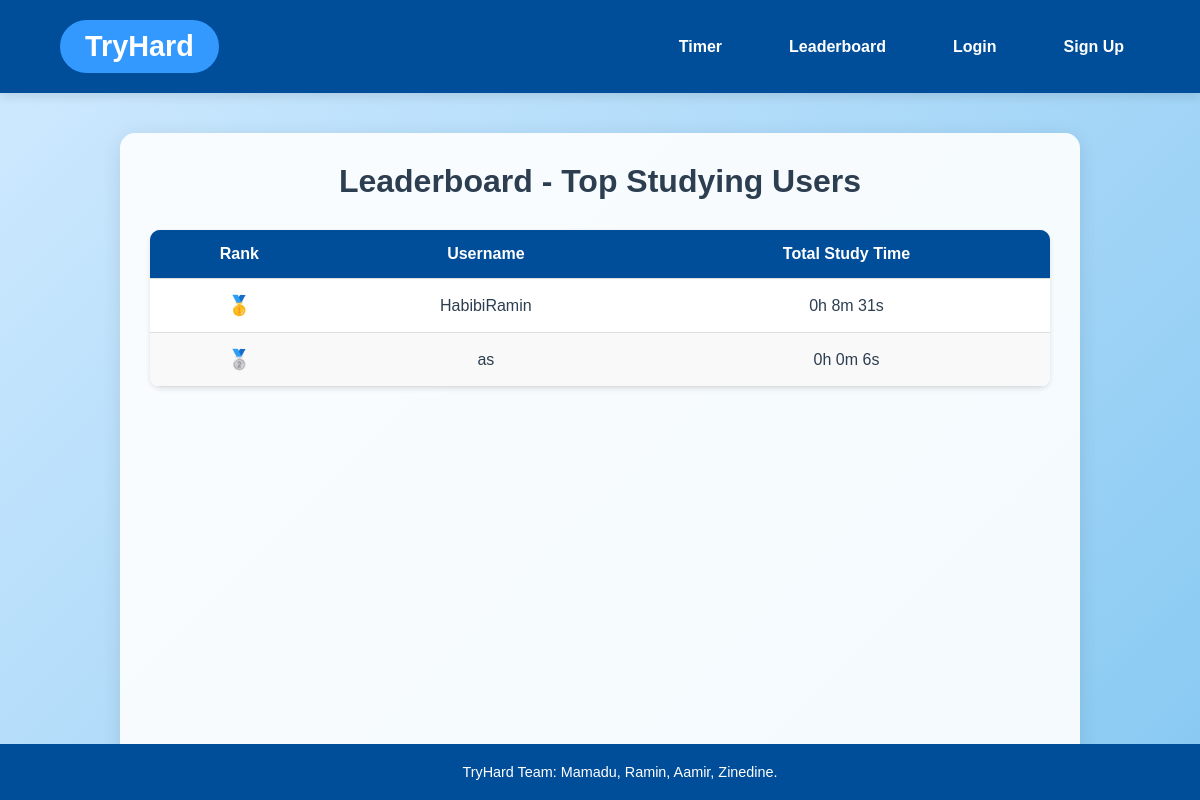
/lb/, run on an earlier commit of the app's database.
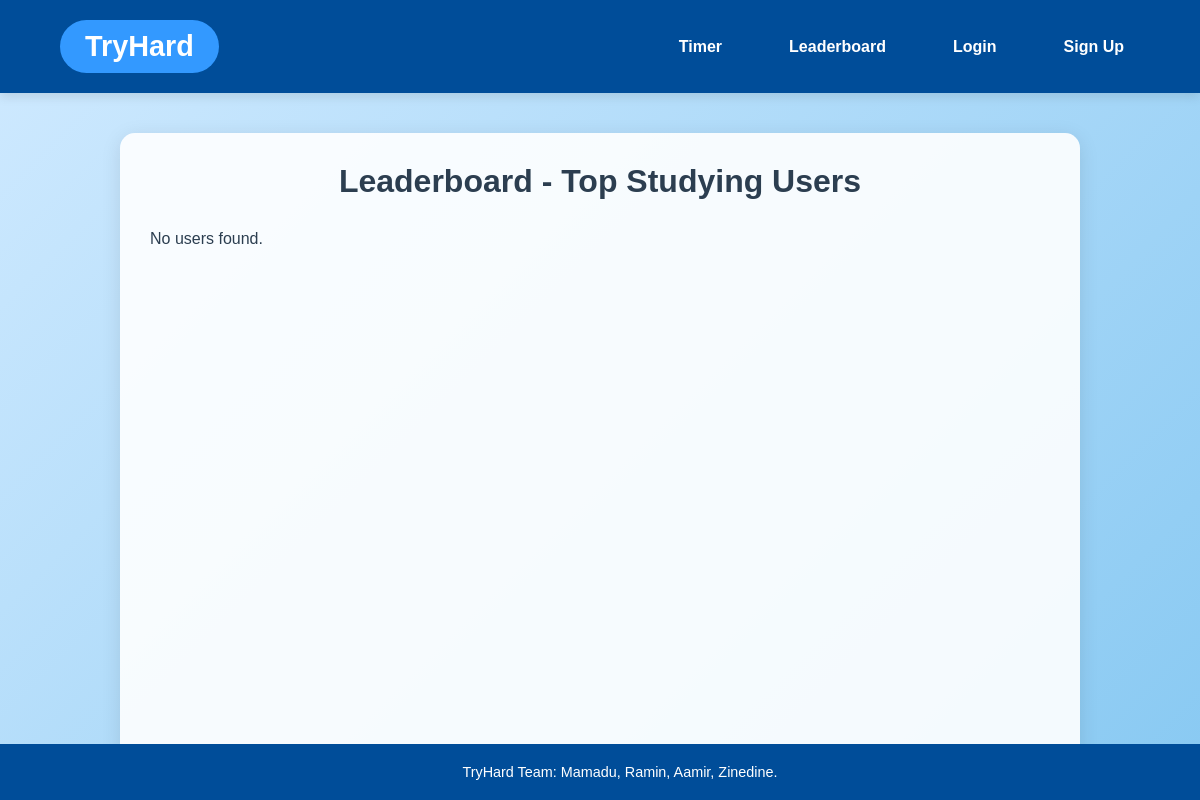
And on a later commit of the database.
### tryhard_app/models.py (models this page shows, shortened)
class CustomUser(models.Model):
    name = models.CharField(max_length=100)
    username = models.CharField(max_length=100, unique=True)
    password = models.CharField(max_length=100)  # Store hashed passwords later
    total_time = models.IntegerField(default=0)

### tryhard_app/views.py (the view)
# urls.py: path('lb/',views.lb),
def lb(request):
    users = CustomUser.objects.order_by('-total_time')
    return render(request, 'lb.html', {'users': users})

### tryhard_app/templatetags/custom_filters.py (called while the page is built)
@register.filter
def time_format(value):
    total_seconds = int(value)
    hours = total_seconds // 3600
    minutes = (total_seconds % 3600) // 60
    seconds = total_seconds % 60
    return f"{hours}h {minutes}m {seconds}s"

### templates/lb.html (shortened to what this page needs)
{% load static %}
{% load custom_filters %}
<!DOCTYPE html>
<html lang="en">
<head>
    <link rel="stylesheet" href="{% static 'css/leaderboard.css' %}">
</head>
<body>
    <header>
        <div class="nav-container">
            <h1 class="logo">
                <button class="btn" style="background: #3399ff; border: none; border-radius: 50px; padding: 10px 25px; cursor: pointer;">
                    <a href="/" style="text-decoration: none; color: white; font-weight: bold;">TryHard</a>
                </button>
        </h1>
            <nav>
                <ul class="nav-links">
                    <li><a href="/timer/">Timer</a></li>
                    <li><a href="/lb/">Leaderboard</a></li>
                    {% if request.session.username %}
                    <li><span>Welcome, {{ request.session.username }}!</span></li>
                    <li><a href="/login/">Logout</a></li>
                    {% else %}
                    <li><a href="/login/">Login</a></li>
                    <li><a href="/signup/">Sign Up</a></li>
                    {% endif %}
                </ul>
            </nav>
        </div>
    </header>
    <main>
        <section class="leaderboard-section">
            <h2>Leaderboard - Top Studying Users</h2>
            {% if users %}
            <table class="leaderboard-table">
                <thead>
                    <tr>
                        <th>Rank</th>
                        <th>Username</th>
                        <th>Total Study Time</th>
                    </tr>
                </thead>
                <tbody>
                    {% for person in users %}
                    <tr>
                        <td class="rank">
                            {% if forloop.counter0 == 0 %}
                            🥇
                            {% elif forloop.counter0 == 1 %}
                            🥈
                            {% elif forloop.counter0 == 2 %}
                            🥉
                            {% else %}
                            {{ forloop.counter }}
                            {% endif %}
                        </td>
                        <td>{{ person.username }}</td>
                        <td>{{ person.total_time|time_format }}</td>
                    </tr>
                    {% endfor %}
                </tbody>
            </table>
            {% else %}
            <p>No users found.</p>
            {% endif %}
        </section>
    </main>
    <footer>
        <p>TryHard Team: Mamadu, Ramin, Aamir, Zinedine.</p>
    </footer>
</body>
</html>

What changed in the data, as far as the page shows it:
removed CustomUser: username "HabibiRamin", total_time "0h 8m 31s"
removed CustomUser: username "as", total_time "0h 0m 6s"
Also different on the page:
text no longer shown: "Rank Username Total Study Time"
text now shown: "No users found."
